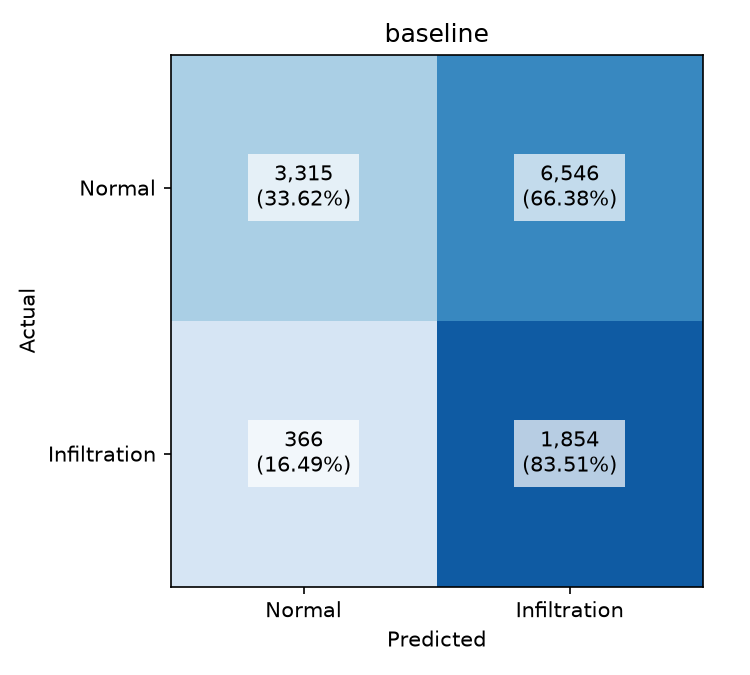
#> input picture comparison/baseline/confusion.png, 750 x 675 px
$ python -i denoise_methods.py   (imports and definitions only)
#> lines starting #> are read from the running program, lines starting #| are printed output that depends on the picture
"""Denoising methods matching the CNN research pipeline:
- Baseline (Raw)
- Median Filter (L1=3x3, L2=5x5, L3=7x7)
- CLAHE + DWT (L1, L2, L3)
"""
from typing import Dict, Any, Union
import cv2
import numpy as np
from PIL import Image
import pywt

DEFAULT_WAVELET = "db1"

CLAHE_DWT_LEVELS: Dict[int, Dict[str, Any]] = {
    1: {"clip_limit": 2.0, "dwt_level": 1, "threshold_scale": 0.5},
    2: {"clip_limit": 4.0, "dwt_level": 2, "threshold_scale": 1.0},
    3: {"clip_limit": 8.0, "dwt_level": 3, "threshold_scale": 2.0},
}

MEDIAN_LEVELS: Dict[int, int] = {
    1: 3,  # 3x3
    2: 5,  # 5x5
    3: 7,  # 7x7
}

def to_uint8_gray(img: Union[np.ndarray, Image.Image]) -> np.ndarray:
    if isinstance(img, Image.Image):
        arr = np.array(img.convert('L'))
    elif isinstance(img, np.ndarray):
        if img.ndim == 3:
            arr = cv2.cvtColor(img, cv2.COLOR_RGB2GRAY)
        else:
            arr = img
    else:
        raise TypeError(f"Unsupported image type: {type(img)}")

    if arr.dtype != np.uint8:
        arr = np.clip(np.round(arr), 0, 255).astype(np.uint8)
    return arr

def apply_baseline(img: Union[np.ndarray, Image.Image]) -> np.ndarray:
    """Baseline: Raw image, no denoising applied."""
    return to_uint8_gray(img)

def apply_median(img: Union[np.ndarray, Image.Image], level: int = 1) -> np.ndarray:
    """Traditional Median Filter."""
    arr = to_uint8_gray(img)
    ksize = MEDIAN_LEVELS.get(level, 3)
    return cv2.medianBlur(arr, ksize)

def _soft_threshold(coeff: np.ndarray, thresh: float) -> np.ndarray:
    return np.sign(coeff) * np.maximum(np.abs(coeff) - thresh, 0.0)

# [43 lines left out: functions _dwt_denoise, apply_clahe_dwt, not called in this run]

ALL_METHODS = {
    "Baseline": lambda img: apply_baseline(img),
    "Median L1 (3x3)": lambda img: apply_median(img, level=1),
    "Median L2 (5x5)": lambda img: apply_median(img, level=2),
    "Median L3 (7x7)": lambda img: apply_median(img, level=3),
    "CLAHE+DWT L1": lambda img: apply_clahe_dwt(img, level=1),
    "CLAHE+DWT L2": lambda img: apply_clahe_dwt(img, level=2),
    "CLAHE+DWT L3": lambda img: apply_clahe_dwt(img, level=3),
}

>>> import cv2
>>> picture = cv2.cvtColor(cv2.imread('../../../comparison/baseline/confusion.png'), cv2.COLOR_BGR2RGB)
>>> result = apply_median(picture)
#> in to_uint8_gray, `arr = cv2.cvtColor(img, cv2.COLOR_RGB2GRAY)`:
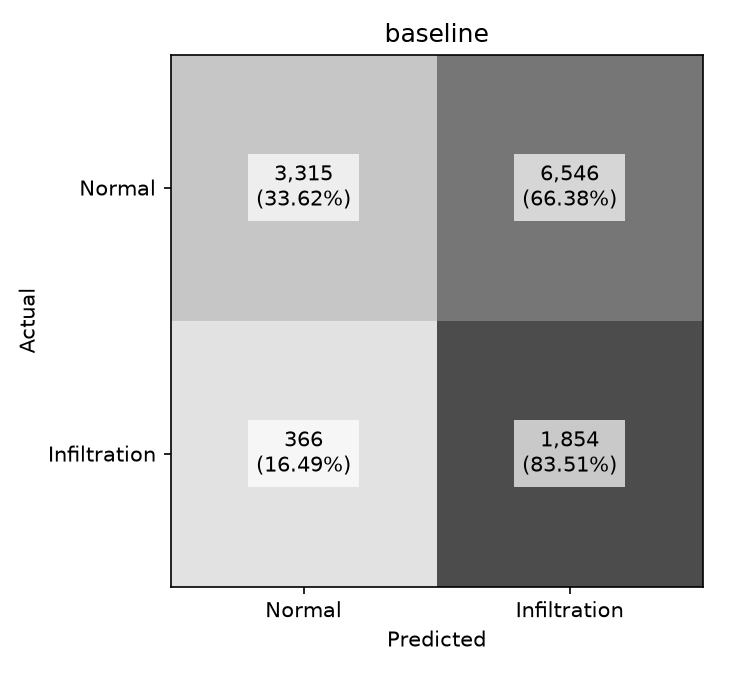
#> arr: shape (675, 750); min 0, max 255, mean 198.7

$ run again, on comparison/baseline/training.png
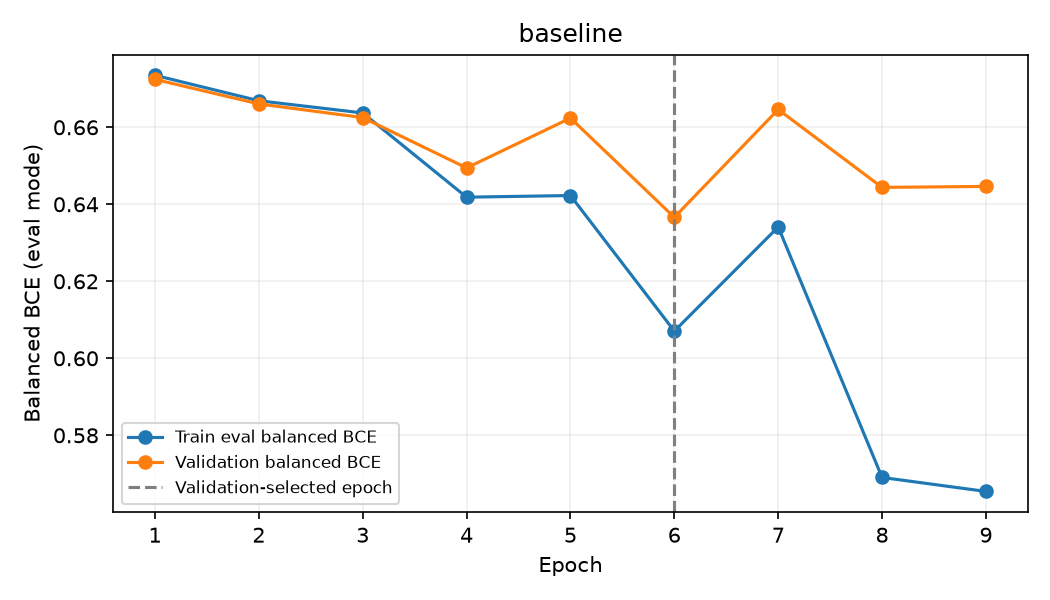
#> input picture comparison/baseline/training.png, 1050 x 600 px
#> in apply_median, `return cv2.medianBlur(arr, ksize)`:
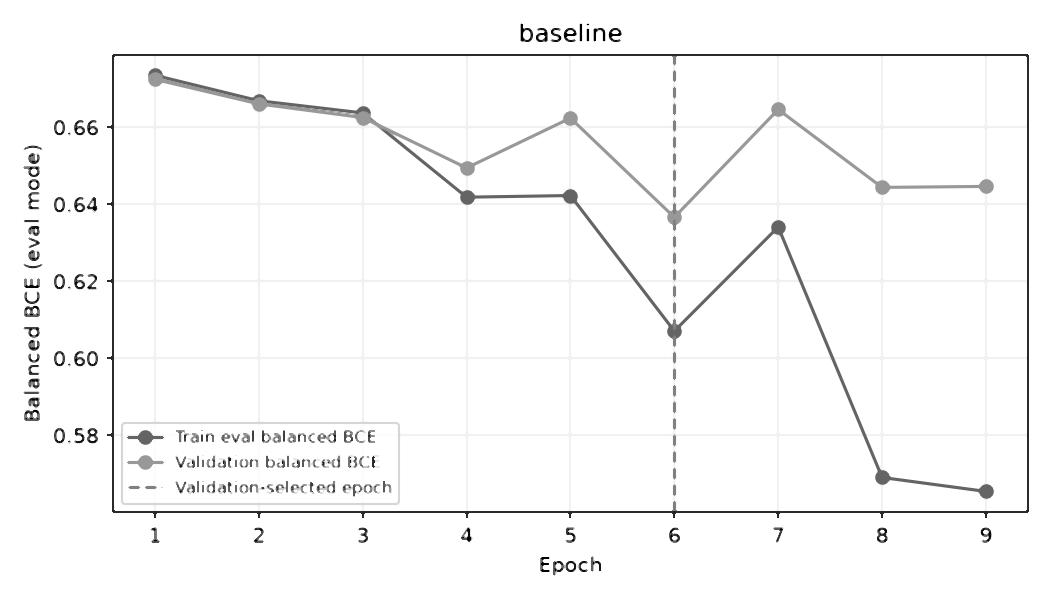
#> returned value: shape (600, 1050); min 0, max 255, mean 248.6
